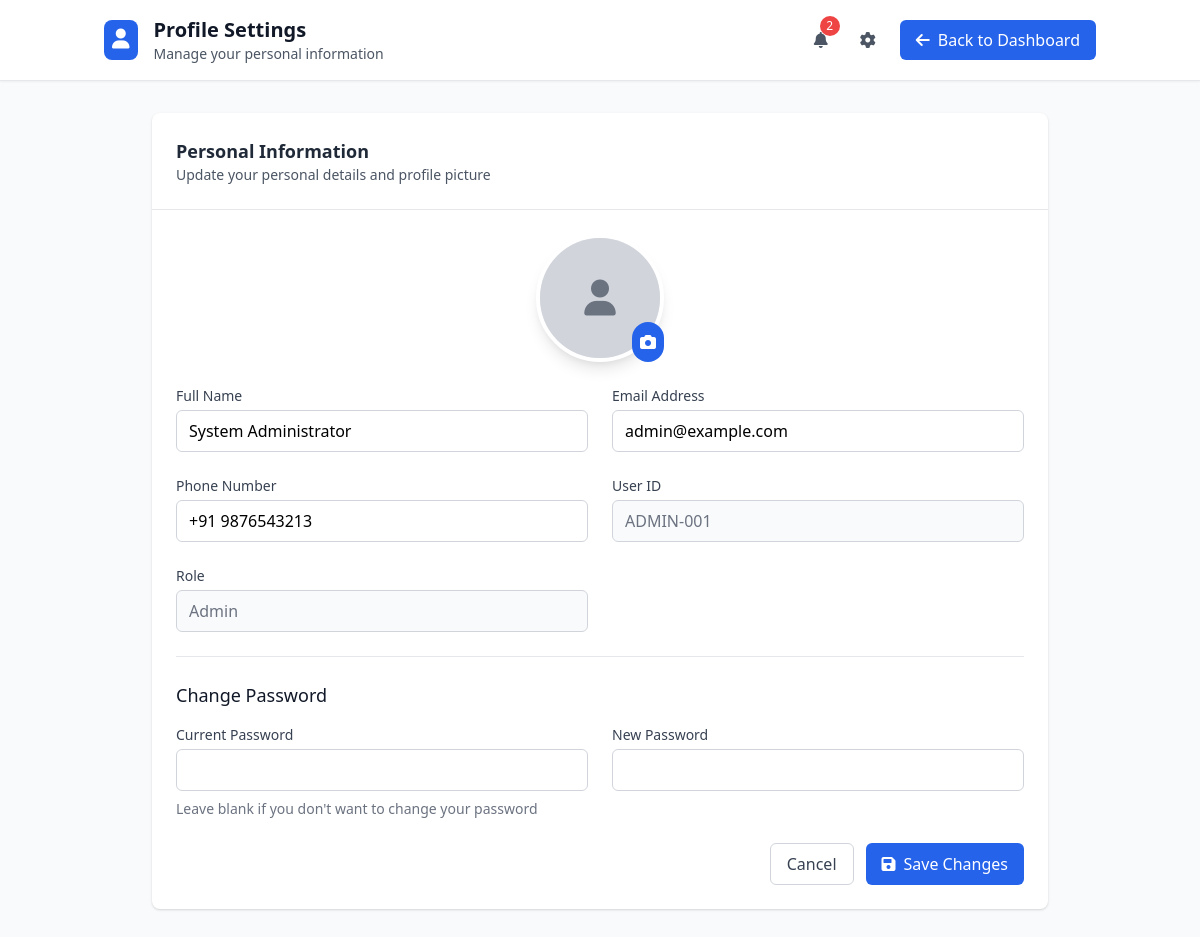
Page /profile (signed in) on the committed database.
### tables this page shows
CREATE TABLE users (
        id INTEGER PRIMARY KEY AUTOINCREMENT,
        username TEXT UNIQUE NOT NULL,
        password TEXT NOT NULL,
        role TEXT NOT NULL,
        name TEXT NOT NULL,
        user_id TEXT UNIQUE NOT NULL,
        phone TEXT NOT NULL,
        email TEXT NOT NULL,
        aadhaar TEXT,
        photo_file TEXT,
        registration_date TEXT,
        status TEXT DEFAULT 'active',
        agency_code TEXT,
        agency_employee_id TEXT,
        agency_designation TEXT,
        last_login TEXT,
        created_at TEXT DEFAULT CURRENT_TIMESTAMP,
        join_request_status TEXT DEFAULT NULL
    );

### app.py (the view)
@app.route('/profile')
def profile():
    if 'user' not in session:
        return redirect(url_for('login'))
    conn = get_db_connection()
    cursor = conn.cursor()
    cursor.execute("SELECT * FROM users WHERE username = ?", (session['user'],))
    user = cursor.fetchone()
    notifications = get_user_notifications(session['user_id'])
    unread_count = get_unread_notification_count(session['user_id'])
    conn.close()
    if not user:
        return redirect(url_for('login'))
    masked_aadhaar = mask_aadhaar(user['aadhaar']) if user['aadhaar'] else "Not provided"
    return render_template('profile.html',
                         user=user,
                         masked_aadhaar=masked_aadhaar,
                         notifications=notifications,
                         unread_count=unread_count)

### app.py (called while the page is built)
def get_db_connection():
    try:
        conn = sqlite3.connect(
            app.config['DATABASE'],
            timeout=30.0,
            check_same_thread=False
        )
        conn.row_factory = sqlite3.Row
        conn.execute('PRAGMA journal_mode=WAL')
        conn.execute('PRAGMA synchronous=NORMAL')
        conn.execute('PRAGMA cache_size=1000')
        conn.execute('PRAGMA temp_store=memory')
        return conn
    except Exception as e:
        logger.error(f"Database connection error: {str(e)}")
        raise

def get_user_notifications(user_id, limit=10):
    conn = get_db_connection()
    cursor = conn.cursor()
    cursor.execute("""
    SELECT * FROM notifications
    WHERE user_id = ?
    ORDER BY priority DESC, created_at DESC, is_read ASC
    LIMIT ?
    """, (user_id, limit))
    notifications = cursor.fetchall()
    conn.close()
    return notifications

def get_unread_notification_count(user_id):
    conn = get_db_connection()
    cursor = conn.cursor()
    cursor.execute("SELECT COUNT(*) FROM notifications WHERE user_id = ? AND is_read = 0", (user_id,))
    count = cursor.fetchone()[0]
    conn.close()
    return count

### templates/profile.html (shortened to what this page needs)
{% extends "base.html" %}
{% block content %}
<div class="min-h-screen bg-gray-50">
    <div class="bg-white border-b shadow-sm">
        <div class="container mx-auto px-4 py-4">
            <div class="flex items-center justify-between">
                <div class="flex items-center space-x-4">
                    <div class="bg-blue-600 p-2 rounded-lg">
                        <i class="fas fa-user text-white text-xl"></i>
                    </div>
                    <div>
                        <h1 class="text-xl font-bold text-gray-900">Profile Settings</h1>
                        <p class="text-sm text-gray-600">Manage your personal information</p>
                    </div>
                </div>
                <div class="flex items-center space-x-4">
                    <div class="relative">
                        <button id="notification-btn" class="p-2 text-gray-600 hover:text-gray-900 relative">
                            <i class="fas fa-bell"></i>
                            {% if unread_count > 0 %}
                            <span id="notification-badge" class="absolute -top-1 -right-1 bg-red-500 text-white text-xs rounded-full h-5 w-5 flex items-center justify-center">{{ unread_count }}</span>
                            {% endif %}
                        </button>
                    </div>
                    <div class="relative">
                        <button id="settings-btn" class="p-2 text-gray-600 hover:text-gray-900">
                            <i class="fas fa-cog"></i>
                        </button>
                    </div>
                    <a href="{{ url_for('dashboard_' + session['role']) }}" class="px-4 py-2 bg-blue-600 text-white rounded-md hover:bg-blue-700">
                        <i class="fas fa-arrow-left mr-2"></i>Back to Dashboard
                    </a>
                </div>
            </div>
        </div>
    </div>
    <div class="container mx-auto px-4 py-8">
        <div class="max-w-4xl mx-auto">
            <div class="bg-white rounded-lg shadow">
                <div class="p-6 border-b">
                    <h2 class="text-lg font-semibold text-gray-800">Personal Information</h2>
                    <p class="text-sm text-gray-600">Update your personal details and profile picture</p>
                </div>
                <div class="p-6">
                    <form id="profile-form" class="space-y-6">
                        <div class="grid grid-cols-1 md:grid-cols-2 gap-6">
                            <div class="md:col-span-2 flex flex-col items-center">
                                <div class="relative">
                                    <div class="w-32 h-32 rounded-full overflow-hidden bg-gray-200 border-4 border-white shadow-lg">
                                        {% if user.photo_file and user.photo_file != 'placeholder.jpg' %}
                                        <img id="current-photo" src="{{ url_for('static', filename='uploads/' + user.photo_file) }}" alt="Profile Photo" class="w-full h-full object-cover">
                                        {% else %}
                                        <div id="current-photo" class="w-full h-full flex items-center justify-center bg-gray-300">
                                            <i class="fas fa-user text-gray-500 text-4xl"></i>
                                        </div>
                                        {% endif %}
                                    </div>
                                    <button type="button" id="change-photo-btn" class="absolute bottom-0 right-0 bg-blue-600 text-white p-2 rounded-full hover:bg-blue-700">
                                        <i class="fas fa-camera"></i>
                                    </button>
                                </div>
                            </div>
                            <div>
                                <label for="name" class="block text-sm font-medium text-gray-700 mb-1">Full Name</label>
                                <input type="text" id="name" name="name" value="{{ user.name }}" required
                                       class="w-full px-3 py-2 border border-gray-300 rounded-md focus:outline-none focus:ring-2 focus:ring-blue-500">
                            </div>
                            <div>
                                <label for="email" class="block text-sm font-medium text-gray-700 mb-1">Email Address</label>
                                <input type="email" id="email" name="email" value="{{ user.email }}" required
                                       class="w-full px-3 py-2 border border-gray-300 rounded-md focus:outline-none focus:ring-2 focus:ring-blue-500">
                            </div>
                            <div>
                                <label for="phone" class="block text-sm font-medium text-gray-700 mb-1">Phone Number</label>
                                <input type="tel" id="phone" name="phone" value="{{ user.phone }}" required
                                       class="w-full px-3 py-2 border border-gray-300 rounded-md focus:outline-none focus:ring-2 focus:ring-blue-500">
                            </div>
                            <div>
                                <label for="user-id" class="block text-sm font-medium text-gray-700 mb-1">User ID</label>
                                <input type="text" id="user-id" value="{{ user.user_id }}" readonly
                                       class="w-full px-3 py-2 border border-gray-300 rounded-md bg-gray-50 text-gray-500">
                            </div>
                            <div>
                                <label for="role" class="block text-sm font-medium text-gray-700 mb-1">Role</label>
                                <input type="text" id="role" value="{{ user.role|title }}" readonly
                                       class="w-full px-3 py-2 border border-gray-300 rounded-md bg-gray-50 text-gray-500">
                            </div>
                        </div>
                        <div class="border-t pt-6">
                            <h3 class="text-lg font-medium text-gray-900 mb-4">Change Password</h3>
                            <div class="grid grid-cols-1 md:grid-cols-2 gap-6">
                                <div>
                                    <label for="current-password" class="block text-sm font-medium text-gray-700 mb-1">Current Password</label>
                                    <input type="password" id="current-password" name="current_password"
                                           class="w-full px-3 py-2 border border-gray-300 rounded-md focus:outline-none focus:ring-2 focus:ring-blue-500">
                                </div>
                                <div>
                                    <label for="new-password" class="block text-sm font-medium text-gray-700 mb-1">New Password</label>
                                    <input type="password" id="new-password" name="new_password"
                                           class="w-full px-3 py-2 border border-gray-300 rounded-md focus:outline-none focus:ring-2 focus:ring-blue-500">
                                </div>
                            </div>
                            <p class="text-sm text-gray-500 mt-2">Leave blank if you don't want to change your password</p>
                        </div>
                        <div class="flex justify-end space-x-3">
                            <a href="{{ url_for('dashboard_' + session['role']) }}" class="px-4 py-2 border border-gray-300 rounded-md text-gray-700 hover:bg-gray-50">
                                Cancel
                            </a>
                            <button type="submit" id="save-profile-btn" class="px-4 py-2 bg-blue-600 text-white rounded-md hover:bg-blue-700">
                                <i class="fas fa-save mr-2"></i>Save Changes
                            </button>
                        </div>
                    </form>
                </div>
            </div>
        </div>
    </div>
</div>
{% endblock %}

### rows in the picture
users: name "System Administrator", email "admin@example.com", phone "+91 9876543213", user_id "ADMIN-001", role "Admin"

### other values in the picture
{{ unread_count }} "2"
